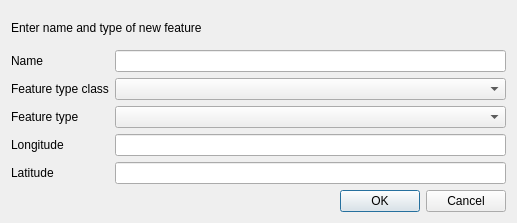
<?xml version="1.0" encoding="UTF-8"?>
<ui version="4.0">
 <class>NewFeatureDialog</class>
 <widget class="QDialog" name="NewFeatureDialog">
  <property name="windowModality">
   <enum>Qt::WindowModal</enum>
  </property>
  <property name="geometry">
   <rect>
    <x>0</x>
    <y>0</y>
    <width>517</width>
    <height>223</height>
   </rect>
  </property>
  <property name="windowTitle">
   <string>Create new feature</string>
  </property>
  <property name="modal">
   <bool>true</bool>
  </property>
  <layout class="QVBoxLayout" name="verticalLayout">
   <item>
    <widget class="QLabel" name="action_label">
     <property name="text">
      <string>Enter name and type of new feature</string>
     </property>
    </widget>
   </item>
   <item>
    <layout class="QFormLayout" name="formLayout">
     <property name="labelAlignment">
      <set>Qt::AlignLeading|Qt::AlignLeft|Qt::AlignTop</set>
     </property>
     <property name="formAlignment">
      <set>Qt::AlignLeading|Qt::AlignLeft|Qt::AlignVCenter</set>
     </property>
     <item row="0" column="0">
      <widget class="QLabel" name="nameLabel">
       <property name="text">
        <string>Name</string>
       </property>
      </widget>
     </item>
     <item row="2" column="0">
      <widget class="QLabel" name="lblFeatType">
       <property name="text">
        <string>Feature type</string>
       </property>
      </widget>
     </item>
     <item row="0" column="1">
      <widget class="QLineEdit" name="uFeatName"/>
     </item>
     <item row="2" column="1">
      <widget class="QComboBox" name="uFeatType"/>
     </item>
     <item row="1" column="0">
      <widget class="QLabel" name="label">
       <property name="text">
        <string>Feature type class</string>
       </property>
      </widget>
     </item>
     <item row="1" column="1">
      <widget class="QComboBox" name="uFeatTypeClass"/>
     </item>
     <item row="3" column="1">
      <widget class="QLineEdit" name="uLongitude"/>
     </item>
     <item row="3" column="0">
      <widget class="QLabel" name="label_2">
       <property name="text">
        <string>Longitude</string>
       </property>
      </widget>
     </item>
     <item row="4" column="0">
      <widget class="QLabel" name="label_3">
       <property name="text">
        <string>Latitude</string>
       </property>
      </widget>
     </item>
     <item row="4" column="1">
      <widget class="QLineEdit" name="uLatitude"/>
     </item>
    </layout>
   </item>
   <item>
    <widget class="QDialogButtonBox" name="buttonBox">
     <property name="orientation">
      <enum>Qt::Horizontal</enum>
     </property>
     <property name="standardButtons">
      <set>QDialogButtonBox::Cancel|QDialogButtonBox::Ok</set>
     </property>
    </widget>
   </item>
  </layout>
 </widget>
 <resources/>
 <connections>
  <connection>
   <sender>buttonBox</sender>
   <signal>accepted()</signal>
   <receiver>NewFeatureDialog</receiver>
   <slot>accept()</slot>
   <hints>
    <hint type="sourcelabel">
     <x>248</x>
     <y>254</y>
    </hint>
    <hint type="destinationlabel">
     <x>157</x>
     <y>274</y>
    </hint>
   </hints>
  </connection>
  <connection>
   <sender>buttonBox</sender>
   <signal>rejected()</signal>
   <receiver>NewFeatureDialog</receiver>
   <slot>reject()</slot>
   <hints>
    <hint type="sourcelabel">
     <x>316</x>
     <y>260</y>
    </hint>
    <hint type="destinationlabel">
     <x>286</x>
     <y>274</y>
    </hint>
   </hints>
  </connection>
 </connections>
</ui>
